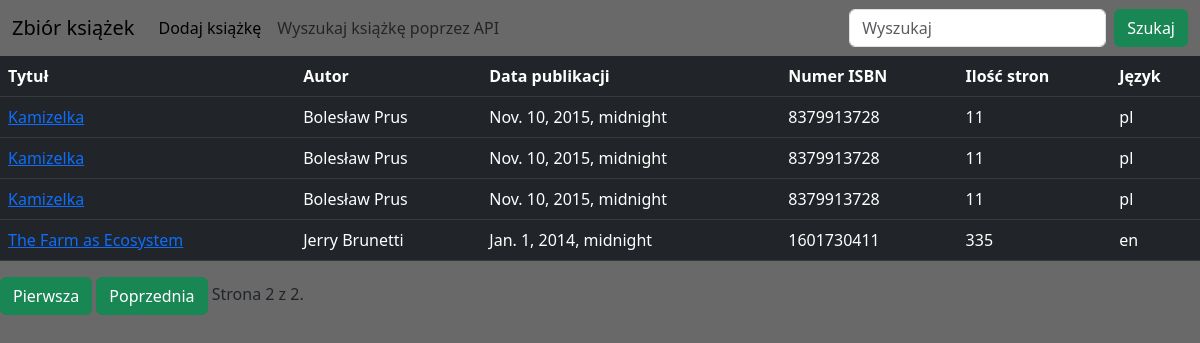
The app's page /?page=2, older data.
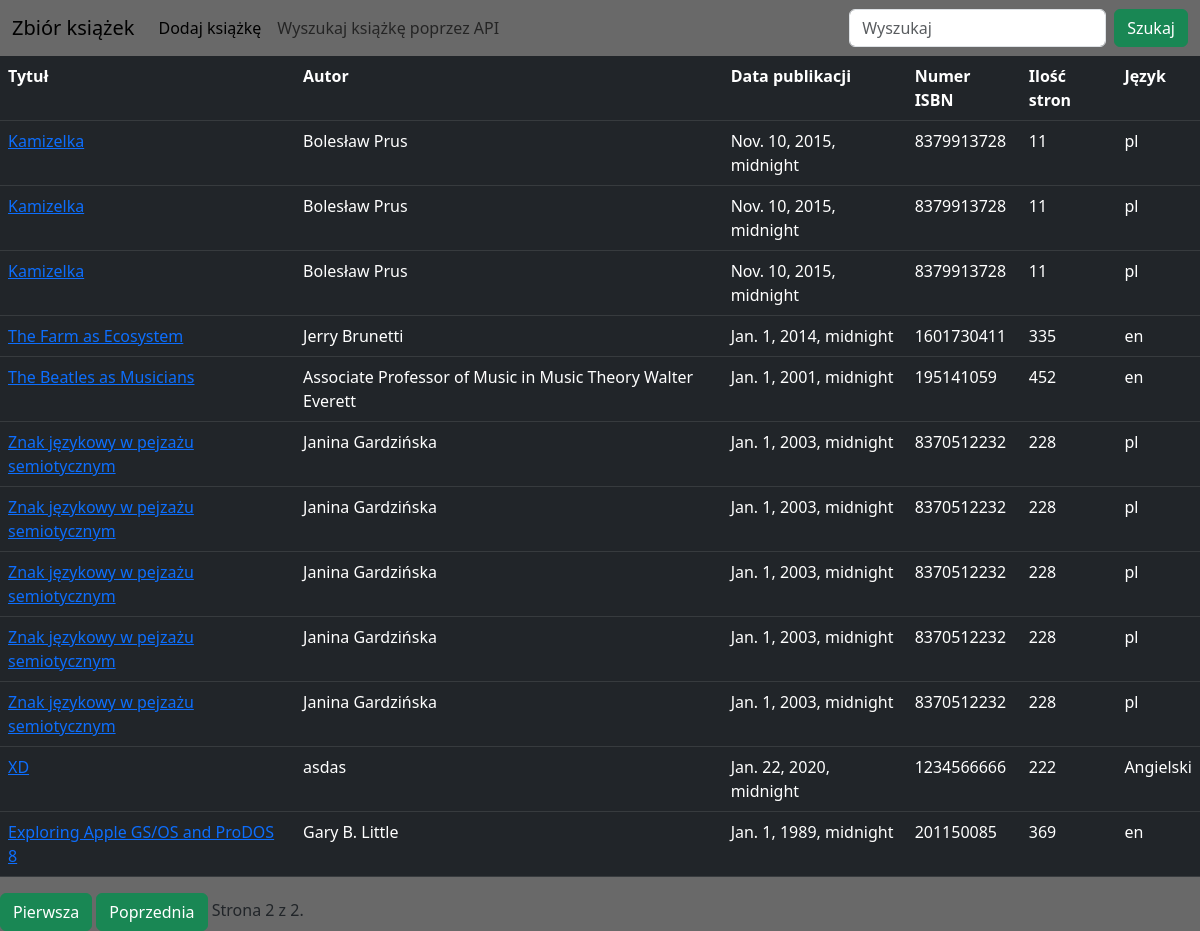
The same page, newer data.
### book/models.py (models this page shows, shortened)
class Book(models.Model):
    title = models.CharField(max_length=50, verbose_name="Tytuł")
    author = models.CharField(max_length=50, verbose_name="Autor")
    pub_date = models.DateField(verbose_name="Data publikacji (RRRR-MM-DD)")
    isbn = models.IntegerField(verbose_name="Numer ISBN")
    pages = models.PositiveIntegerField(verbose_name="Liczba stron")
    language = models.CharField(max_length=10, verbose_name="Język")

### book/views.py (the view)
# urls.py: path('', views.book_list, name='book-home'),
def book_list(request):
    books = Book.objects.all()
    paginator = Paginator(books, 20)
    page_number = request.GET.get('page')
    page_obj = paginator.get_page(page_number)
    context = {'page_obj': page_obj}
    return render(request, 'book/home.html', context)

### book/templates/book/home.html (shortened to what this page needs)
{% extends "book/base.html" %}
{% block content %}
<table class="table table-dark">
   <tbody>
        <tr>
          <th scope="col">Tytuł</th>
          <th scope="col">Autor</th>
          <th scope="col">Data publikacji</th>
          <th scope="col">Numer ISBN</th>
          <th scope="col">Ilość stron</th>
          <th scope="col">Język</th>
        </tr>
   </tbody>
    {% for book in page_obj %}
    <tbody>
       <tr>
          <td><a href="{% url 'book-detail' book.id %}">{{book.title}}</a></td>
          <td>{{ book.author }}</td>
          <td>{{ book.pub_date }}</td>
          <td>{{ book.isbn }}</td>
          <td>{{ book.pages }}</td>
          <td>{{ book.language }}</td>
        </tr>
    </tbody>
    {% endfor %}
</table>
<div class="pagination">
    <span class="step-links">
        {% if page_obj.has_previous %}
           <a href="?page=1"><button class="btn btn-success" type="submit">Pierwsza</button></a>
           <a href="?page={{ page_obj.previous_page_number }}"><button class="btn btn-success">Poprzednia</button></a>
        {% endif %}
        <span class="current">
            Strona {{ page_obj.number }} z {{ page_obj.paginator.num_pages }}.
        </span>
    </span>
</div>
{% endblock content %}

### book/templates/book/base.html (shortened to what this page needs)
{% load static %}
<!doctype html>
<html lang="en">
  <head>
    <link href="https://cdn.jsdelivr.net/npm/bootstrap@5.3.0-alpha1/dist/css/bootstrap.min.css" rel="stylesheet">
    <link rel="stylesheet" type="text/css" href="{% static 'book/main.css' %}">
  </head>
  <body style="background-color:DimGray;">
    {% include 'book/navbar.html' %}
    {% block content %}{% endblock %}
  </body>
</html>

### book/templates/book/navbar.html (shortened to what this page needs)
<nav class="navbar navbar-expand-lg bs-tertiary-color-rgb">
  <div class="container-fluid">
    <a class="navbar-brand" href="{% url 'book-home' %}">Zbiór książek</a>
    <div class="collapse navbar-collapse" id="navbarSupportedContent">
      <ul class="navbar-nav me-auto mb-2 mb-lg-0">
        <li class="nav-item">
          <a class="nav-link active" aria-current="page" href="{% url 'book-form' %}">Dodaj książkę</a>
        </li>
        <li class="nav-item">
          <a class="nav-link" href="{% url 'api-book-search' %}">Wyszukaj książkę poprzez API</a>
        </li>
      </ul>
      <form class="d-flex" role="search" method="post" action="{% url 'book-search' %}">
        <input class="form-control me-2" type="search" name="query" placeholder="Wyszukaj" aria-label="Search">
        <button class="btn btn-success" type="submit" >Szukaj</button>
      </form>
    </div>
  </div>
</nav>

Row changes from the older to the newer data that the page shows:
added Book: title "The Beatles as Musicians", author "Associate Professor of Music in Music Theory Walter Everett", pub_date "Jan. 1, 2001, midnight", isbn "195141059", pages "452", language "en"
added Book: title "Znak językowy w pejzażu semiotycznym", author "Janina Gardzińska", pub_date "Jan. 1, 2003, midnight", isbn "8370512232", pages "228", language "pl"
added Book: title "Znak językowy w pejzażu semiotycznym", author "Janina Gardzińska", pub_date "Jan. 1, 2003, midnight", isbn "8370512232", pages "228", language "pl"
added Book: title "Znak językowy w pejzażu semiotycznym", author "Janina Gardzińska", pub_date "Jan. 1, 2003, midnight", isbn "8370512232", pages "228", language "pl"
added Book: title "Znak językowy w pejzażu semiotycznym", author "Janina Gardzińska", pub_date "Jan. 1, 2003, midnight", isbn "8370512232", pages "228", language "pl"
added Book: title "Znak językowy w pejzażu semiotycznym", author "Janina Gardzińska", pub_date "Jan. 1, 2003, midnight", isbn "8370512232", pages "228", language "pl"
added Book: title "XD", author "asdas", pub_date "Jan. 22, 2020, midnight", isbn "1234566666", pages "222", language "Angielski"
added Book: title "Exploring Apple GS/OS and ProDOS 8", author "Gary B. Little", pub_date "Jan. 1, 1989, midnight", isbn "201150085", pages "369", language "en"
